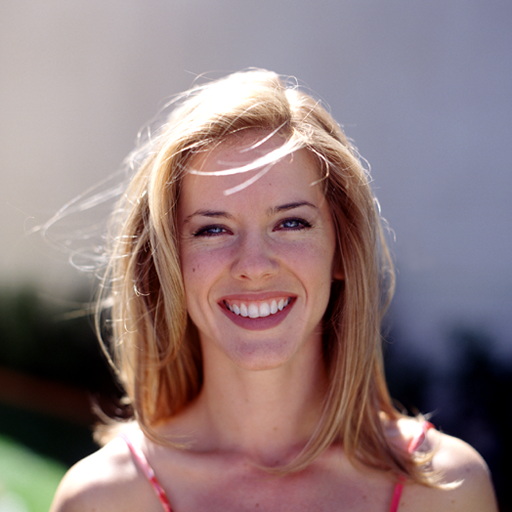
#> input picture img/img3.png, 512 x 512 px, found by its file name; its folder holds 7 pictures in this run
$ jupyter execute --allow-errors poissionmatting_parallel.ipynb   (shell and % lines are left out)
#> lines starting #> are read from the running program, lines starting #| are printed output that depends on the picture; after the words box and inside, x2 and y2 are one past the last pixel; in counts of white or black regions, pixels touching at a corner belong together
<a href="https://colab.research.google.com/github/ntminh981/ApplyParallelProgramming_Group5/blob/pcminh/poissionmatting_parallel.ipynb" target="_parent"></a>

# 1. Clone git project

[cell 1]
import os
if not os.path.exists('/content/git'):
  !git clone https://github.com/ntminh981/ApplyParallelProgramming_Group5.git git

[cell 2]
from numba import cuda

# # Get the current CUDA device
# device = cuda.get_current_device()

# # Get the maximum threads per block for the current device
# max_threads_per_block = device.MAX_THREADS_PER_BLOCK

# print(f"Maximum threads per block: {max_threads_per_block}")

# 2. Khai báo thư viện

[cell 3]
import numpy as np
import cv2
import matplotlib.pyplot as plt
# import plotly.express as px
import os
from  scipy import ndimage
import time
import scipy
from scipy.optimize import fmin
from numba import cuda

# 3. Load & show input

[cell 4]
IMAGES_FOLDER_PATH  = "/content/git/img"
img_name            = 'img3.png'
trimap_name         = 'tri3.png'
new_bg_name         = 'new_bg1.jpg'

[cell 5]
def display_img_arr(img_arr, r, c, dim,titles_arr):
    """
    Utility Function to Display Images
    :param img_arr : List of numpy array representing images
    :param r: Number of rows in the subplot
    :param c: Number of coloumns in the subplot
    :param dim: Figure Size of the subplot
    :param titles_arr: Title corresponding to each image in img_arr
    """
    fl = 0
    fig = plt.figure(figsize = dim)
    for i in range(r):
        for j in range(c):
            if len(img_arr) == fl:
                break
            ax1 = fig.add_subplot(r, c, fl + 1)
            ax1.set_title(titles_arr[fl], fontsize = 20)
            ax1.imshow(img_arr[fl], cmap = 'gray')
            fl = fl + 1
    plt.show()

# [16 lines left out: function read_img, not called in this run]

[cell 6]
img = cv2.imread(os.path.join(IMAGES_FOLDER_PATH, img_name))
#> img is the input picture: shape (512, 512, 3); mean B, G, R 124.2, 123.3, 143.7
img = cv2.cvtColor(img, cv2.COLOR_BGR2RGB)
img_gray = cv2.imread(os.path.join(IMAGES_FOLDER_PATH, img_name),0)
#> img_gray: shape (512, 512); min 0, max 255, mean 129
tri = cv2.imread(os.path.join(IMAGES_FOLDER_PATH, trimap_name),0)
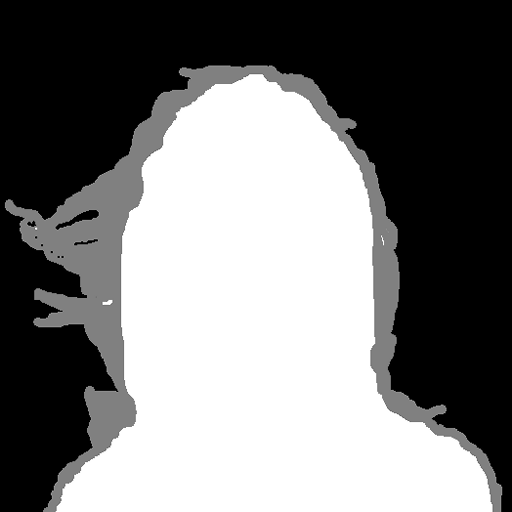
#> input picture img/tri3.png, 512 x 512 px, found by its file name
#> tri is the input picture: shape (512, 512); min 0, max 255, mean 121.3

new_bg = cv2.imread(os.path.join(IMAGES_FOLDER_PATH, new_bg_name))
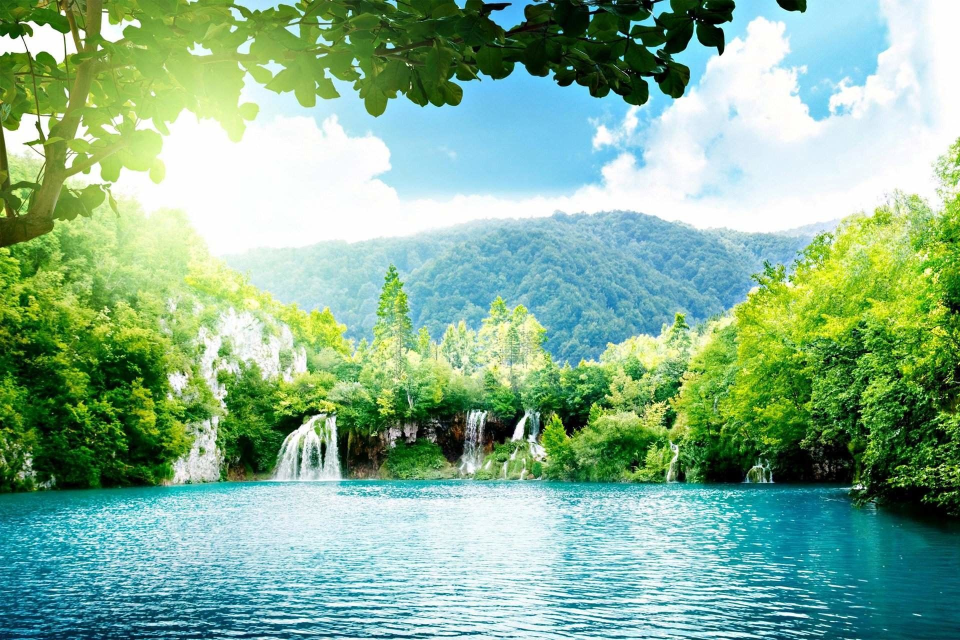
#> input picture img/new_bg1.jpg, 1920 x 1280 px, found by its file name (shown at 1/2 size)
#> new_bg is the input picture: shape (1280, 1920, 3); mean B, G, R 146.6, 177, 133.2
new_bg = cv2.cvtColor(new_bg, cv2.COLOR_BGR2RGB)
new_bg = cv2.resize(new_bg, (img.shape[1],img.shape[0]))
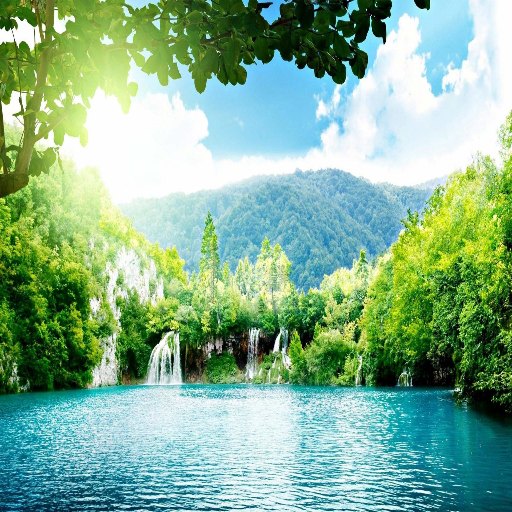
#> new_bg: shape (512, 512, 3); mean R, G, B 133.2, 176.9, 146.5

[cell 7]
display_img_arr([img,img_gray,tri,new_bg], 2,2,(10,10), ['original img','grayscale','tri-map','new-bg'])
#> after the loop in display_img_arr, `for i in range(r):`: fl = 4

# 4. Global Matting

+ 1 image có thể được biểu diễn như sau:

+ Đạo hàm 2 vế:

+ Giả sử foreground và background smooth, tức là $\Delta F$ và $\Delta B$ tiệm cận 0:
$$\nabla I=(F-B)\nabla \alpha ⟹ \nabla \alpha =\frac{\nabla I}{F-B}$$

+ Poisson Equation
$$\Delta \alpha = div (\frac{\nabla I}{F-B})$$
where, $\Delta = (\frac{\partial^2}{\partial x^2},\frac{\partial^2}{\partial y^2})$
is Laplacian Operator and div is divergence opertor

+ Giải Poisson Equation bằng Phép lặp Gauss Siedel với phương pháp overrealaxation.

 Với,  $$ \frac{\partial^2 f}{\partial x^2}+\frac{\partial^2 f}{\partial y^2} = S$$
$$ {f_{i,j}}^{(n+1)} = \frac{\beta}{4}({f_{i+1,j}}^{(n)} + {f_{i-1,j}}^{(n+1)} + {f_{i,j+1}}^{(n)} + {f_{i,j-1}}^{(n+1)} - S_{i,j}) + (1-\beta){f_{i,j}}^{(n)}$$

$\beta$ nằm trong khoảng [1,2] (chọn $\beta$=1)

[cell 8]
import math

[cell 9]
# [6 lines left out: function mulMatByRow, not called in this run]

def mulMatrix(A, B):
    C = np.empty((A.shape[0], B.shape[1]), dtype=int)
    block_size = (32, 32)
    grid_size = (math.ceil(C.shape[1] / block_size[0]),
                 math.ceil(C.shape[0] / block_size[1]))
    mulMatByRow[grid_size, block_size](A, B, C)

    return C

[cell 10]
# [13 lines left out: functions sumMat, sumMatrix, not called in this run]

[cell 11]
def calc_masks_parallel(tri, img_gray):
    """
    Utility Function to Create Masks
    :param tri: A numpy array representing the trimap of the image in Grayscale
    :param img_gray: A numpy array representing the Grayscale version of the image
    :return A list of numpy array representing the foreground mask, foreground image, background mask,
            background image, unknown region mask,unknown region image
    """
    mask_bg = (tri<10)
    mask_fg = (tri>245)
    mask_unknown = (np.bitwise_and(tri>=10,tri<=245))

    # fg = img_gray*(mask_fg)
    # bg = img_gray*(mask_bg)
    # unknown = img_gray*mask_unknown

    start = time.time()
    fg = mulMatrix(img_gray, mask_fg);
    end = time.time()
    print(f'Time fg: {end-start}\n')

    start = time.time()
    bg = mulMatrix(img_gray, mask_bg);
    end = time.time()
    print(f'Time bg: {end-start}\n')

    start = time.time()
    unknown = mulMatrix(img_gray, mask_unknown);
    end = time.time()
    print(f'Time unknown: {end-start}\n')

    np.savetxt('omat_p.gz', fg, fmt='%i')

    return [mask_fg,fg,mask_bg,bg,mask_unknown,unknown], ['fg mask','fg','bg mask','bg','mask unknown','unkown reg img']

[cell 12]
def calc_masks(tri, img_gray):
    """
    Utility Function to Create Masks
    :param tri: A numpy array representing the trimap of the image in Grayscale
    :param img_gray: A numpy array representing the Grayscale version of the image
    :return A list of numpy array representing the foreground mask, foreground image, background mask,
            background image, unknown region mask,unknown region image
    """
    mask_bg = (tri<10)
    mask_fg = (tri>245)
    mask_unknown = (np.bitwise_and(tri>=10,tri<=245))


    start = time.time()
    fg = img_gray*(mask_fg)
    end = time.time()
    print(f'Time fg: {end-start}\n')

    start = time.time()
    bg = img_gray*(mask_bg)
    end = time.time()
    print(f'Time bg: {end-start}\n')

    start = time.time()
    unknown = img_gray*mask_unknown
    end = time.time()
    print(f'Time unknown: {end-start}\n')

    np.savetxt('omat_s.gz', fg, fmt='%i')

    return [mask_fg,fg,mask_bg,bg,mask_unknown,unknown], ['fg mask','fg','bg mask','bg','mask unknown','unkown reg img']

[cell 13]
calc_masks(tri, img_gray)
#> in calc_masks, `mask_bg = (tri<10)`:
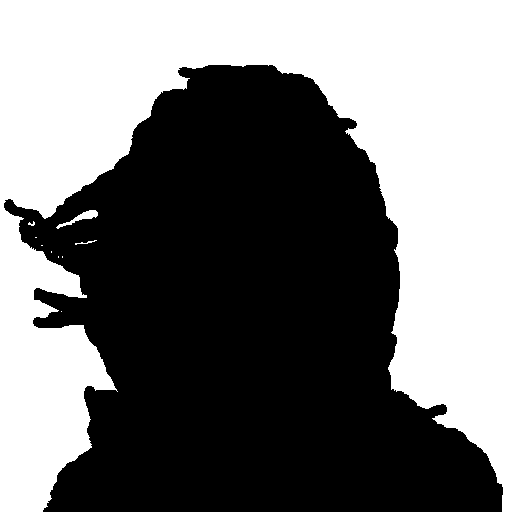
#> mask_bg: shape (512, 512) bool; 46.7% white; 10 white regions (7 under 20 px), largest, box (x1, y1, x2, y2) and area: (0, 0, 512, 512) 122194, (56, 210, 98, 229) 217, (75, 240, 97, 245) 32
#> in calc_masks, `mask_fg = (tri>245)`: mask_fg: shape (512, 512) bool; 41.9% white; 5 white regions (3 under 20 px), largest, box (x1, y1, x2, y2) and area: (56, 75, 492, 512) 109855, (103, 300, 112, 305) 26
#> in calc_masks, `mask_unknown = (np.bitwise_and(tri>=10,tri<=245))`: mask_unknown: shape (512, 512) bool; 11.4% white; 1 white region, box (x1, y1, x2, y2) and area: (4, 65, 503, 512) 29780
#> in calc_masks, `unknown = img_gray*mask_unknown`:
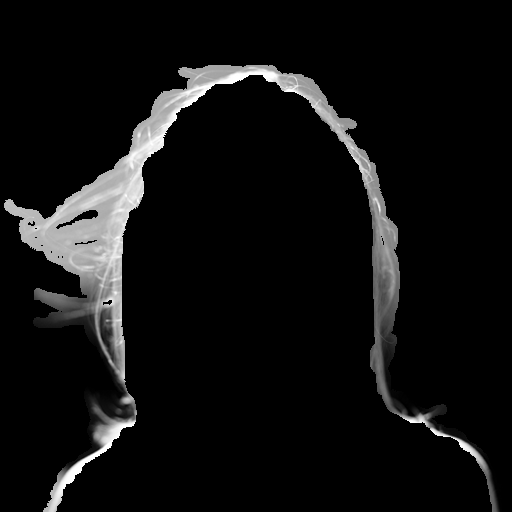
#> unknown: shape (512, 512); min 0, max 255, mean 16.4
print("--------------\n")
print("Parallel")
#> (the rest of this cell did not finish here and is left out)


f_s = np.loadtxt('omat_s.gz', dtype=int)
f_p = np.loadtxt('omat_p.gz', dtype=int)
np.mean(np.abs(f_p - f_s))

#> (a cell that did not finish here is left out)

[cell 15]
def fb(img_gray,mask_fg,mask_bg,mask_unknown):
    """
    Utility Function to find the Approximate Foreground and Approximate Background using the Trimap provided
    :param img_gray: A numpy array representing the Grayscale version of Image
    :param mask_fg: A numpy array representing the pixels in the Foreground Region
    :param mask_bg: A numpy array representing the pixels in the Background Region
    :param mask_unknown: A numpy array representing the pixels in the Unknown Region
    :returns :Two numpy arrays representing Approximate Foreground and Approximate Background respectively
    """
    start = time.time()
    F = img_gray*(mask_fg+mask_unknown)
    end = time.time()
    print(f'F: {end-start}\n')

    start = time.time()
    B = img_gray*(mask_bg+mask_unknown)
    end = time.time()
    print(f'B: {end-start}\n')

    return F, B

[cell 16]
# [20 lines left out: function fb_parallel, not called in this run]

#> (a cell that did not finish here is left out)

[cell 18]
# [61 lines left out: functions globalAlphaMatting, globalAlphaMattingParallelRow, globalAlphaMattingParallelCol, not called in this run]

def grads(F,B,mask_fg,img_gray,mask_unknown):
    """
    Finding the Gradient and Difference required for the Poisson Equation and
    the Estimate Alpha for Global Mating
    :param F: A numpy array representing Approximate Foreground
    :param B: A numpy array representing Approximate Background
    :param mask_fg: A numpy array representing the pixels in the Foreground Region
    :param img_gray: A numpy array representing the Grayscale version of Image
    :param mask_unknown: A numpy array representing the pixels in the Unknown Region

    :returns :A numpy array representing the estimate alpha, A numpy array representing Double Differential
               A numpy array representing the difference of Approximate Foreground and Background
    """
    diff = np.minimum(np.maximum(F-B,0),255)

    diff = ndimage.filters.gaussian_filter(diff, 0.9)
    diff = np.minimum(np.maximum(diff,0),255)
    grad_y,grad_x = np.gradient(img_gray)
    diff[diff==0] = 1
    d2y_alpha, _ = np.gradient(grad_y/diff)
    _, d2x_alpha = np.gradient(grad_x/diff)
    d2alpha = d2y_alpha + d2x_alpha
    estimate_alpha = mask_fg + 0.5*mask_unknown
    return estimate_alpha, d2alpha, diff

def func_estimate_alpha(tri, img_gray):
    """
    Main Function to calculate the estimate alpha
    :params tri: trimap
    :params img_gray: gray input image
    :returns estimated alpha
    """
    imgs, titles = calc_masks(tri, img_gray)
    display_img_arr(imgs, 3,2,(10,10),titles)
    mask_fg, fg, mask_bg, bg, mask_unknown, unknown = imgs

    F,B = fb(img_gray,mask_fg,mask_bg,mask_unknown)
    display_img_arr([F,B], 1,2,(10,10),['F','B'])
#     print(mask_fg.shape,fg.shape,mask_bg.shape,bg.shape,mask_unknown.shape,unknown.shape,F.shape,B.shape,img_gray.shape)
    est_alpha, d2alpha, diff =  grads(F,B,mask_fg,img_gray,mask_unknown)
    return est_alpha, F, B, d2alpha, imgs, diff

def matting_combined(tri, img_gray, useCuda=False):
    """
    Main Function to calculate the Matte
    :params tri: trimap
    :params img_gray: gray input image
    returns all images dict used for matting: {'alpha': alpha, 'F':F, 'B': B, 'diff': diff, 'unknown': unknown, 'mask_unknown': mask_unknown}
    """
    estimate_alpha, F, B, d2alpha, imgs, diff = func_estimate_alpha(tri, img_gray)
    mask_fg,fg,mask_bg,bg,mask_unknown,unknown = imgs
    if useCuda:
      # Get the current CUDA device
      device = cuda.get_current_device()

      # Get the maximum threads per block for the current device
      max_threads_per_block = device.MAX_THREADS_PER_BLOCK

      block_size = max_threads_per_block
      grid_size = int(np.ceil(img_gray.shape[0]/block_size))

      alpha = estimate_alpha.copy()
      prev_alpha = np.zeros(alpha.shape)

      threshold = 0.1

      tic = time.time()
      for _ in range(50):
          diff = np.sum(np.abs(prev_alpha-alpha))
          if diff < threshold:
              break
          for i in range(1,alpha.shape[0]-1):
            globalAlphaMattingParallelRow[block_size, grid_size](i, alpha, prev_alpha, d2alpha, mask_unknown, 50, 0.1, 1)
          # display_img_arr(alpha, 1,2,(10,10),['test'])
          for j in range(1,alpha.shape[1]-1):
            globalAlphaMattingParallelCol[block_size, grid_size](j, alpha, prev_alpha, d2alpha, mask_unknown, 50, 0.1, 1)

          prev_alpha = alpha.copy()
      tac = time.time()
      deltaTime = tac-tic
    else:
      alpha, deltaTime = globalAlphaMatting(estimate_alpha,d2alpha,mask_unknown)
      alpha = np.minimum(np.maximum(alpha,0),1)

    return {'alpha': alpha, 'F':F, 'B': B, 'diff': diff, 'unknown': unknown, 'mask_unknown': mask_unknown, 'time':deltaTime}

#> (a cell that did not finish here is left out)

#> in func_estimate_alpha, `imgs, titles = calc_masks(tri, img_gray)`: imgs = 6 items; titles = ['fg mask', 'fg', 'bg mask', 'bg', 'mask unknown', 'unkown reg img']
#> in fb, `F = img_gray*(mask_fg+mask_unknown)`:
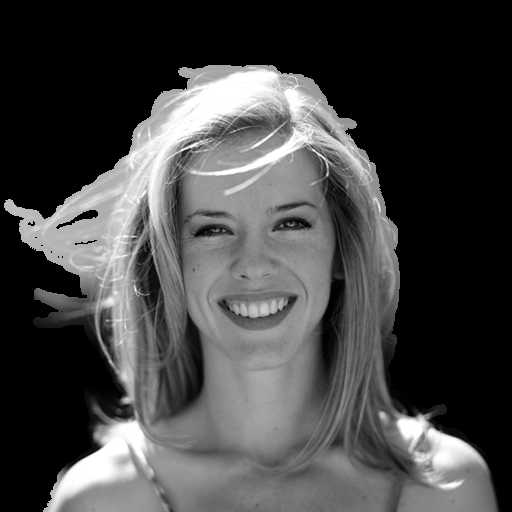
#> F: shape (512, 512); min 0, max 255, mean 69.2
#> in fb, `B = img_gray*(mask_bg+mask_unknown)`:
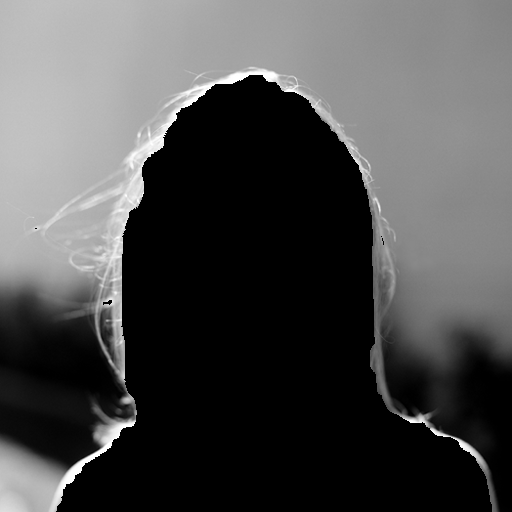
#> B: shape (512, 512); min 0, max 255, mean 76.2
#> in grads, `diff[diff==0] = 1`:
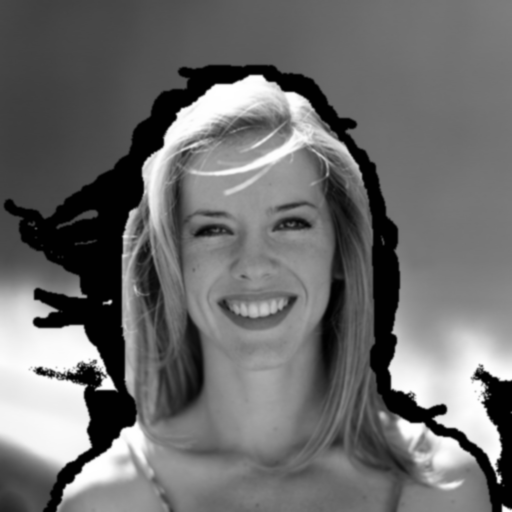
#> diff: shape (512, 512); min 1, max 255, mean 108.8
#> in grads, `d2y_alpha, _ = np.gradient(grad_y/diff)`:
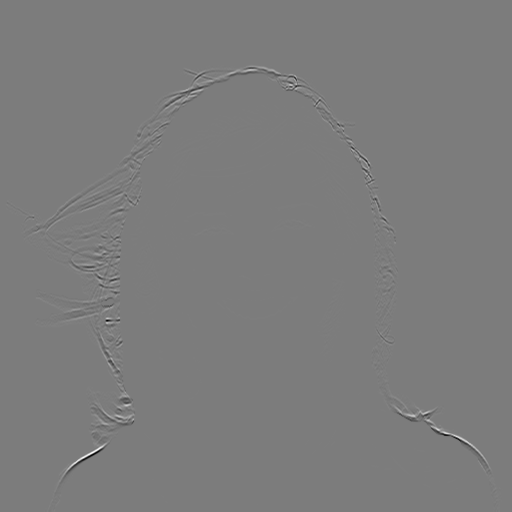
#> d2y_alpha: shape (512, 512) float64; min -52.25, max 54.5, mean 0; drawn with min black and max white
#> in grads, `_, d2x_alpha = np.gradient(grad_x/diff)`:
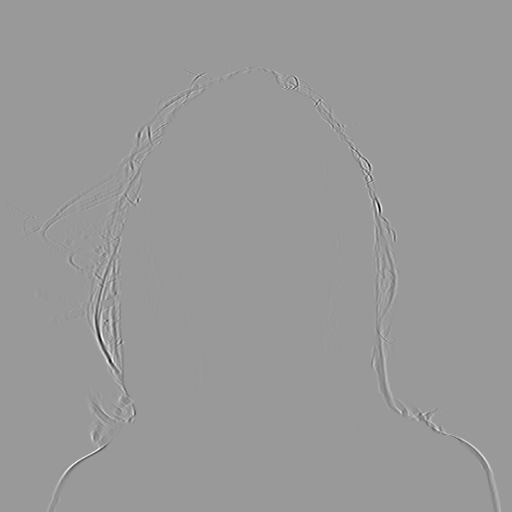
#> d2x_alpha: shape (512, 512) float64; min -55.75, max 37, mean 0; drawn with min black and max white
#> in matting_combined, `estimate_alpha, F, B, d2alpha, imgs, diff = func_estimate_alpha(tri, i..`: imgs = 6 items
